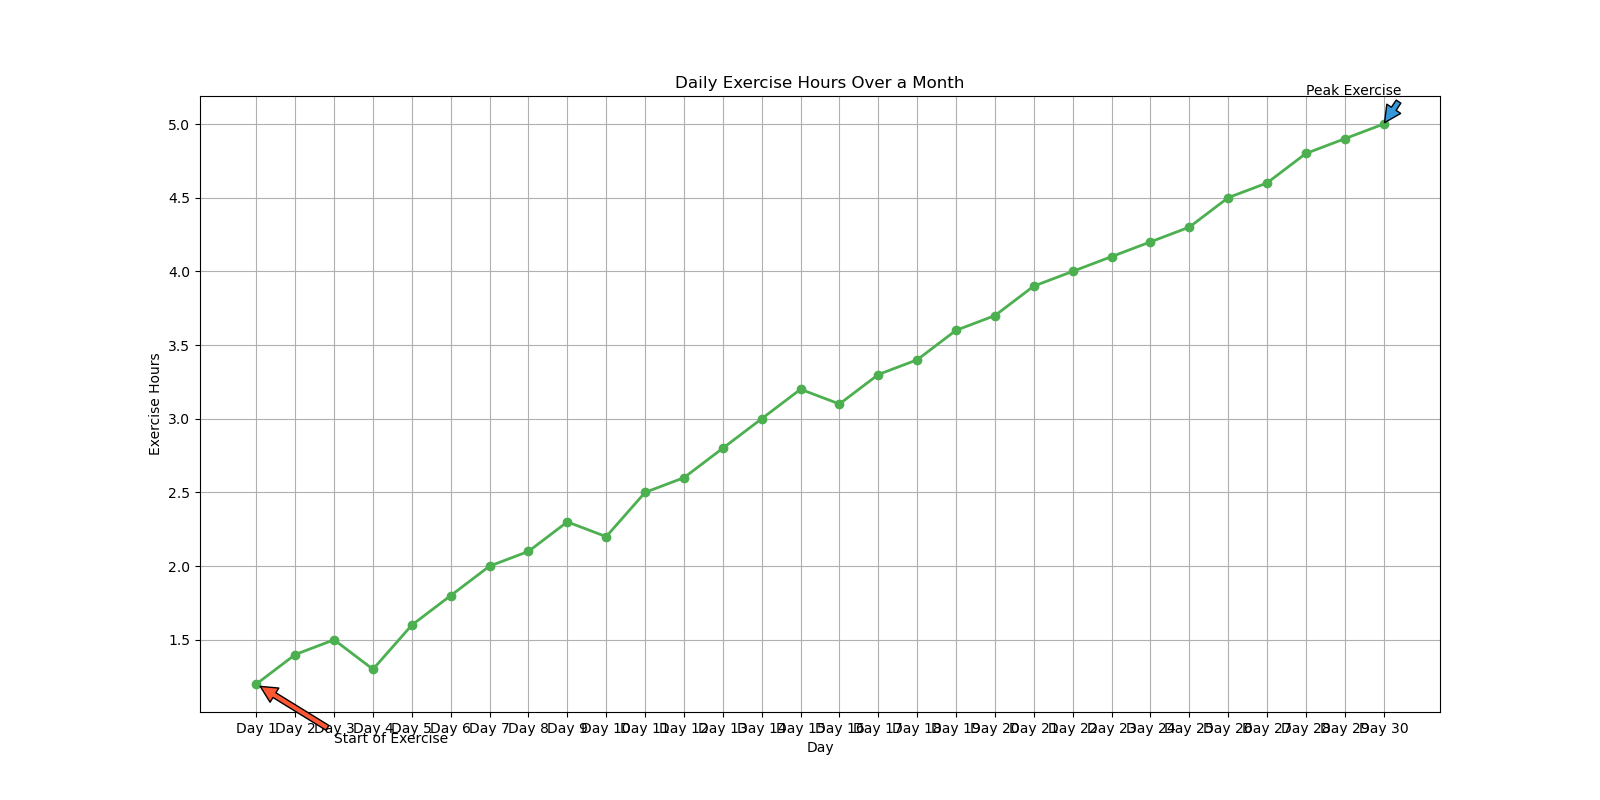

This figure's Python source:

import matplotlib.pyplot as plt

# Data
days = ["Day 1", "Day 2", "Day 3", "Day 4", "Day 5", "Day 6", 
        "Day 7", "Day 8", "Day 9", "Day 10", "Day 11", "Day 12", 
        "Day 13", "Day 14", "Day 15", "Day 16", "Day 17", "Day 18", 
        "Day 19", "Day 20", "Day 21", "Day 22", "Day 23", "Day 24", 
        "Day 25", "Day 26", "Day 27", "Day 28", "Day 29", "Day 30"]
exercise_hours = [1.2, 1.4, 1.5, 1.3, 1.6, 1.8, 2.0, 2.1, 2.3, 2.2, 
                  2.5, 2.6, 2.8, 3.0, 3.2, 3.1, 3.3, 3.4, 3.6, 3.7, 
                  3.9, 4.0, 4.1, 4.2, 4.3, 4.5, 4.6, 4.8, 4.9, 5.0]

plt.figure(figsize=(16, 8))
plt.plot(days, exercise_hours, marker='o', color='#4CAF50', linewidth=2)

plt.annotate('Start of Exercise', xy=(0, 1.2), xytext=(2, 0.8),
             arrowprops=dict(facecolor='#FF5733', shrink=0.05))
plt.annotate('Peak Exercise', xy=(29, 5.0), xytext=(27, 5.2),
             arrowprops=dict(facecolor='#3498db', shrink=0.05))

plt.title('Daily Exercise Hours Over a Month')
plt.xlabel('Day')
plt.ylabel('Exercise Hours')
plt.grid(True)

plt.show()
